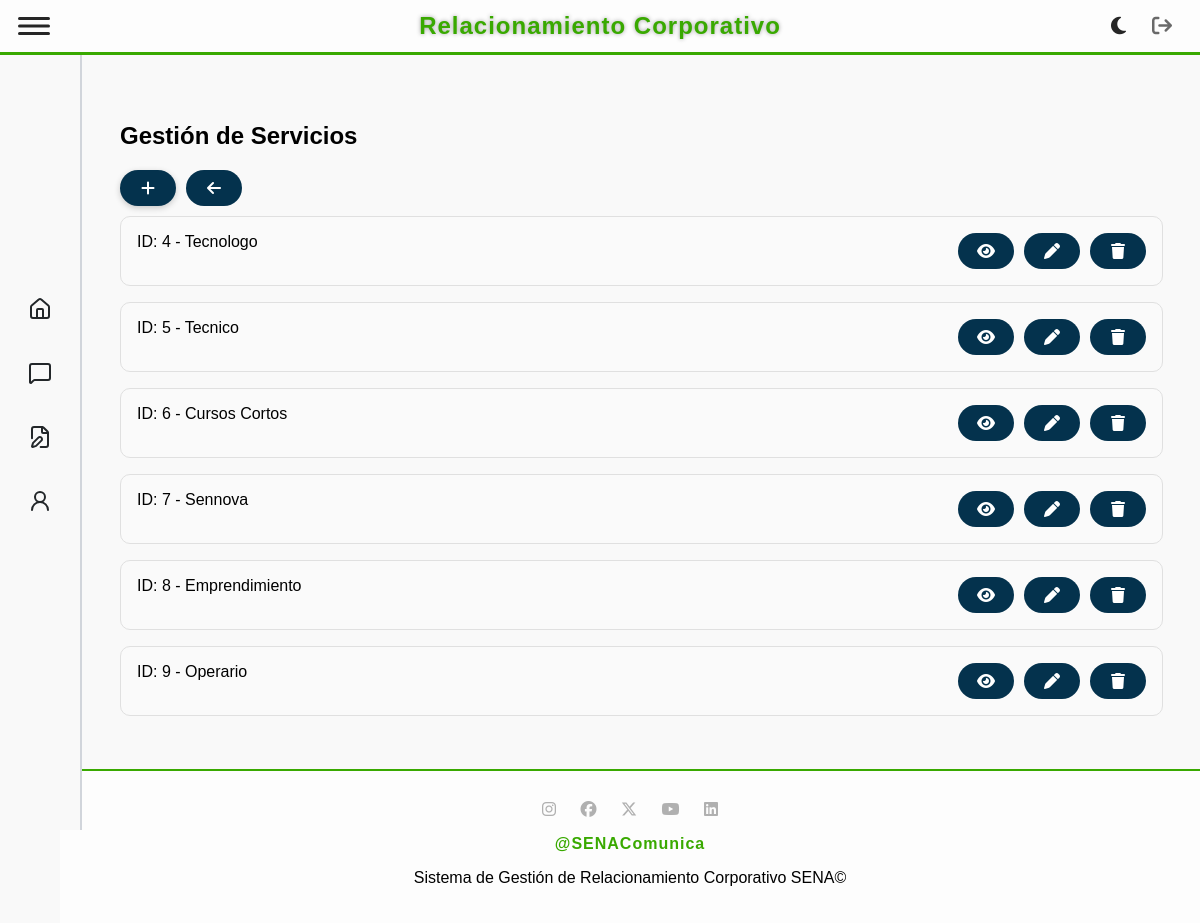
/servicio/view (signed in), run on the app's committed database.
### tables this page shows
CREATE TABLE `servicio` (
  `idServicio` int(11) NOT NULL,
  `Servicio` varchar(100) NOT NULL,
  `Color` varchar(7) NOT NULL
);

### app/controllers/baseController.php (called while the page is built, shortened)
<?php
class BaseController
{
    public $layout = "default";
    public function render(string $view, array $arrayData = null)
    {
        $layout = MAIN_APP_ROUTE . "../views/layouts/{$this->layout}.php";
        include_once $layout;
    }
}

### app/controllers/servicioController.php (called while the page is built, shortened)
<?php
require_once "baseController.php";
require_once MAIN_APP_ROUTE."../models/ServicioModel.php";
class ServicioController extends BaseController {
    public function view(){
        $servicioObj = new ServicioModel();
        $servicios = $servicioObj->getAll();
        $data = [
            "titulo" => "Lista de Servicios",
            "servicios" => $servicios
        ];
        $this->render('servicio/view.php', $data);
    }
}

### app/models/BaseModel.php (called while the page is built, shortened)
<?php
abstract class BaseModel {
    public function __construct() {
        try {
            $options = [
                PDO::ATTR_ERRMODE => PDO::ERRMODE_EXCEPTION,
                PDO::ATTR_DEFAULT_FETCH_MODE => PDO::FETCH_OBJ
            ];
            $dsn = DRIVER.':host='.HOST.';dbname='.DATABASE;
            $this->dbConnection = new PDO($dsn, USERNAME_DB, PASSWORD_DB, $options);
        } catch (PDOException $ex) {
            echo 'Error en la conexión: '.$ex->getMessage();
            exit;
        }
    }
}

### app/models/ServicioModel.php (called while the page is built, shortened)
<?php
require_once MAIN_APP_ROUTE."../models/BaseModel.php";
class ServicioModel extends BaseModel {
    public function __construct(
        ?int $idServicio = null,
        ?string $Servicio = null
    ) {
        $this->table = "servicio";
    }
    public function getAll(): array {
        try {
            $sql = "SELECT * FROM $this->table";
            return $this->dbConnection->query($sql)->fetchAll(PDO::FETCH_OBJ);
        } catch (PDOException $e) {
            throw new PDOException("Error al obtener servicios: " . $e->getMessage());
        }
    }
}

### app/views/servicio/view.php (the view)
<div class="data-container">
    <h2>Gestión de Servicios</h2>
    <div class="buttons">
            <a class="btn-add" href="/servicio/new"><i class="fa fa-plus"></i></a>
            <a href="/usuario/indexAdministrador" class="btn btn-secondary" title="Volver"><i class="fas fa-arrow-left"></i></a>
        </div>
    <?php
    if (empty($servicios)) {
        echo "<br>No se encuentran servicios en la base de datos";
    } else {
        foreach ($servicios as $servicio) {
            echo "<div class='record'>
                <span>ID: {$servicio->idServicio} - {$servicio->Servicio}</span>
                <div class='buttons'>
                    <a href='/servicio/view/{$servicio->idServicio}'><i class='fas fa-eye'></i></a>
                    <a href='/servicio/edit/{$servicio->idServicio}'><i class='fas fa-pen'></i></a>
                    <a href='/servicio/delete/{$servicio->idServicio}'><i class='fas fa-trash'></i></a>
                </div>
            </div>";
        }
    }
    ?>
</div>

### public/css/styles_admin_layout.css (style rules this page uses)
html, body { height: 100vh; min-height: 100vh; }
body { display: flex; flex-direction: column; min-height: 100vh; margin: 0; font-family: sans-serif; background-color: #f9f9f9; transition: margin-left 0.3s ease; }
.btn-add { background-color: #04324D; color: white; text-decoration: none; font-size: 22px; padding: 8px 14px; border-radius: 50%; box-shadow: 0 2px 6px rgba(0,0,0,0.2); transition: background-color 0.3s ease; }
.record { border: 1px solid #e0e0e0; border-radius: 10px; padding: 16px; margin-bottom: 16px; background-color: #fafafa; display: flex; flex-wrap: wrap; gap: 20px; transition: box-shadow 0.2s ease; justify-content: space-between; margin-top: 10px; }
.buttons { display: flex; gap: 10px; }
.buttons a { background-color: #04324D; color: white; text-decoration: none; padding: 0 10px; border-radius: 20px; font-size: 16px; display: flex; align-items: center; justify-content: center; transition: background-color 0.3s ease; width: 36px; height: 36px; }

### data on the page
servicio: idServicio "4", Servicio "Tecnologo"
servicio: idServicio "5", Servicio "Tecnico"
servicio: idServicio "6", Servicio "Cursos Cortos"
servicio: idServicio "7", Servicio "Sennova"
servicio: idServicio "8", Servicio "Emprendimiento"
servicio: idServicio "9", Servicio "Operario"
